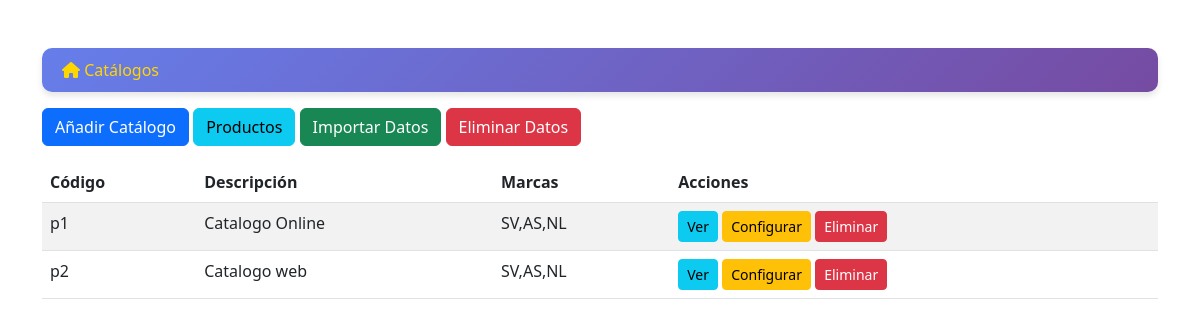
Before: / with the older database file.
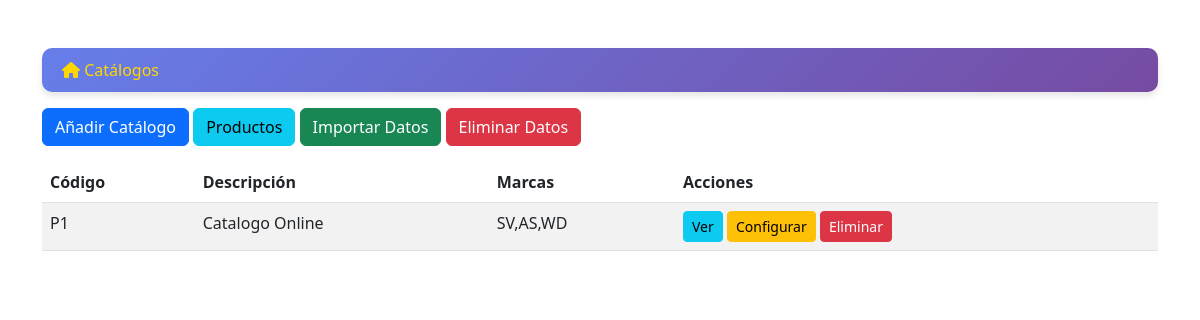
After: the same page with the newer database file.
### app.py (models this page shows, shortened)
class Catalogo(db.Model):
    id = db.Column(db.Integer, primary_key=True)
    codigo = db.Column(db.String(50), unique=True, nullable=False)
    descripcion = db.Column(db.String(200), nullable=False)
    marcas = db.Column(db.String(200), nullable=False)  # Separadas por coma

### app.py (the view)
@app.route('/')
def index():
    catalogos = Catalogo.query.all()
    return render_template('index.html', catalogos=catalogos)

### templates/index.html (shortened to what this page needs)
<!DOCTYPE html>
<html lang="es">
<head>
    <link href="https://cdn.jsdelivr.net/npm/bootstrap@5.3.0/dist/css/bootstrap.min.css" rel="stylesheet">
    <link rel="stylesheet" href="https://cdnjs.cloudflare.com/ajax/libs/font-awesome/6.0.0/css/all.min.css">
</head>
<body>
    <div class="container mt-5">
        <nav aria-label="breadcrumb">
            <ol class="breadcrumb breadcrumb-modern">
                <li class="breadcrumb-item active" aria-current="page"><i class="fas fa-home"></i> Catálogos</li>
            </ol>
        </nav>
        <button class="btn btn-primary mb-3" data-bs-toggle="modal" data-bs-target="#addModal">Añadir Catálogo</button>
        <a href="{{ url_for('productos') }}" class="btn btn-info mb-3">Productos</a>
        <a href="{{ url_for('importar') }}" class="btn btn-success mb-3">Importar Datos</a>
        <button class="btn btn-danger mb-3" data-bs-toggle="modal" data-bs-target="#deleteModal">Eliminar Datos</button>
        <table class="table table-striped">
            <thead>
                <tr>
                    <th>Código</th>
                    <th>Descripción</th>
                    <th>Marcas</th>
                    <th>Acciones</th>
                </tr>
            </thead>
            <tbody>
                {% for catalogo in catalogos %}
                <tr>
                    <td>{{ catalogo.codigo }}</td>
                    <td>{{ catalogo.descripcion }}</td>
                    <td>{{ catalogo.marcas }}</td>
                    <td>
                        <button class="btn btn-info btn-sm">Ver</button>
                        <a href="{{ url_for('configurar_catalogo', catalogo_id=catalogo.id) }}" class="btn btn-warning btn-sm">Configurar</a>
                        <a href="{{ url_for('delete_catalogo', id=catalogo.id) }}" class="btn btn-danger btn-sm">Eliminar</a>
                    </td>
                </tr>
                {% endfor %}
            </tbody>
        </table>
    </div>
</body>
</html>

Changed rows visible on the page:
removed Catalogo: codigo "p2", descripcion "Catalogo web", marcas "SV,AS,NL"
changed Catalogo "Catalogo Online": codigo "p1" → "P1"; marcas "SV,AS,NL" → "SV,AS,WD"
